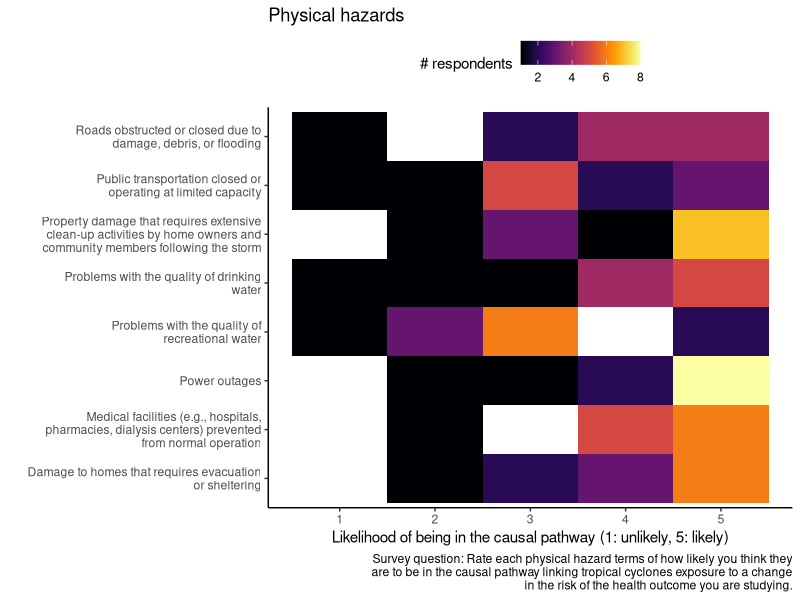

Write R code to recreate this figure. (Note: this script raises an error after producing the figure.)
## ---- chunk 1
library(tidyverse)
library(viridis)
survey <- read_csv("data/Survey for epidemiology workshop on assessing exposure to tropical cyclones.csv")

colnames(survey)

survey %>% 
  select(14:21) %>% 
  rename_all(~ str_replace(., "Listed below are several ways that the physical hazards of a tropical cyclone can impact the built environment and so increase risk of adverse health outcomes.  Please rank how likely you think each is as a factor in causal pathways for the health exposure\\(s\\) you are studying or planning to study. ", "")) %>% 
  rename_all(~ str_replace_all(., "[\\[\\]]", "")) %>% 
  mutate_all(~ str_replace_all(., "[a-zA-Z()]", "")) %>% 
  mutate_all(as.numeric) %>% 
  pivot_longer(cols = everything()) %>% 
  group_by(name, value) %>% 
  count() %>% 
  ungroup() %>% 
  ggplot(aes(x = value, 
             y = str_wrap(name, 40), 
             fill = n)) + 
  geom_tile() + 
  scale_fill_viridis(option = "B") + 
  labs(caption = str_wrap("Survey question: Rate each physical hazard terms of how likely you think they are to be in the causal pathway linking tropical cyclones exposure to a change in the risk of the health outcome you are studying."), 
       x = "Likelihood of being in the causal pathway (1: unlikely, 5: likely)", 
       title = "Physical hazards", 
       y = "", 
       fill = "# respondents") + 
  theme_classic() + 
  theme(legend.position = "top")


## ---- chunk 2
knitr::include_graphics("figures/2020_Atlantic_names.jpg")
## ---- chunk 3
knitr::include_graphics("figures/marco_laura.jpg")
## ---- chunk 4
knitr::include_graphics("figures/survey.png")
## ---- chunk 5
knitr::include_graphics("figures/birth_outcomes.png")
## ---- chunk 6
survey %>% 
  pull(3) %>%  
  paste(collapse = ";") %>% 
  paste(";Neurological outcomes") %>% # From a write-in answer
  str_split(pattern = ";") %>% 
  unlist() %>% 
  str_trim() %>% 
  as_tibble() %>% 
  filter(value != "Other") %>% # Wrote in Other answer above
  group_by(value) %>% 
  count() %>% 
  ggplot(aes(x = fct_reorder(value, n), y = n)) + 
  geom_col() +
  coord_flip() + 
  labs(x = "", y = "Number of survey respondents (of 12)\nstudying or hoping to study the outcome") + 
  ggtitle("Health outcomes of interest") + 
  theme_classic() +
  expand_limits(y = c(0, 12))
## ---- chunk 7
survey %>% 
  pull(5) %>% 
  paste(collapse = ";") %>% 
  str_split(pattern = ";") %>% 
  unlist() %>% 
  str_trim() %>% 
  as_tibble() %>% 
  group_by(value) %>% 
  count() %>%  
  ungroup() %>% 
  mutate(value = fct_recode(value, 
                            "Older adults" = "I am focusing on older adults (e.g., people 65 years or older)", 
                            "Pregnant women and/or babies in utero" = "I am focusing on women who are pregnant and/or babies in utero", 
                            "Children" = "I am focusing on children (e.g., people younger than 18 years)", 
                            "General population" = "I am studying or planning to study associations in the general population")) %>% 
  ggplot(aes(x = fct_reorder(value, n), y = n)) + 
  geom_col() +
  coord_flip() + 
  labs(x = "", y = "Number of survey respondents (of 12)\nstudying or hoping to study the population") + 
  ggtitle("Populations of interest") + 
  theme_classic() +
  expand_limits(y = c(0, 12))
## ---- chunk 8
survey %>% 
  select(7:12) %>% 
  rename_all(~ str_replace(., "Listed below are several physical hazards that a tropical cyclone can bring. Please rate each in terms of how likely you think they are to be in the causal pathway linking tropical cyclones exposure to a change in the risk of the health outcome you are studying.", "")) %>% 
  rename_all(~ str_replace_all(., "[\\[\\]]", "")) %>% 
  mutate_all(~ str_replace_all(., "[a-zA-Z()]", "")) %>% 
  mutate_all(as.numeric) %>% 
  pivot_longer(cols = everything()) %>% 
  group_by(name, value) %>% 
  count() %>% 
  ungroup() %>% 
  ggplot(aes(x = value, 
             y = name, 
             fill = n)) + 
  geom_tile() + 
  scale_fill_viridis(option = "B") + 
  labs(caption = str_wrap("Survey question: Rate each physical hazard terms of how likely you think they are to be in the causal pathway linking tropical cyclones exposure to a change in the risk of the health outcome you are studying."), 
       x = "Likelihood of being in the causal pathway (1: unlikely, 5: likely)", 
       title = "Physical hazards", 
       y = "", 
       fill = "# respondents") + 
  theme_classic() + 
  theme(legend.position = "top")
## ---- chunk 9
survey %>% 
  select(7:12) %>% 
  rename_all(~ str_replace(., "Listed below are several physical hazards that a tropical cyclone can bring. Please rate each in terms of how likely you think they are to be in the causal pathway linking tropical cyclones exposure to a change in the risk of the health outcome you are studying. ", "")) %>% 
  rename_all(~ str_replace_all(., "[\\[\\]]", "")) %>% 
  mutate_all(~ str_replace_all(., "[a-zA-Z()]", "")) %>% 
  mutate_all(str_trim) %>% 
  mutate_all(as.numeric) %>% 
  pivot_longer(cols = everything()) %>% 
  filter(!is.na(value)) %>% 
  group_by(name, value) %>% 
  count() %>% 
  ungroup() %>% 
  filter(value %in% 4:5) %>% 
  group_by(name) %>% 
  summarize(n = sum(n)) %>% 
  ggplot(aes(x = fct_reorder(str_wrap(name, 40), n), y = n)) + 
  geom_col() + 
  coord_flip() + 
  labs(x = "", 
       y = "# respondents (of 12) rating as likely (4 or 5 on scale of 1 to 5)\nin causal pathways for health outcome studied ", 
       title = "Built environment") + 
  theme_classic() +
  expand_limits(y = c(0, 12))
## ---- chunk 10
survey %>% 
  select(14:21) %>% 
  rename_all(~ str_replace(., "Listed below are several ways that the physical hazards of a tropical cyclone can impact the built environment and so increase risk of adverse health outcomes.  Please rank how likely you think each is as a factor in causal pathways for the health exposure\\(s\\) you are studying or planning to study. ", "")) %>% 
  rename_all(~ str_replace_all(., "[\\[\\]]", "")) %>% 
  mutate_all(~ str_replace_all(., "[a-zA-Z()]", "")) %>% 
  mutate_all(as.numeric) %>% 
  pivot_longer(cols = everything()) %>% 
  group_by(name, value) %>% 
  count() %>% 
  ungroup() %>% 
  filter(value %in% 4:5) %>% 
  group_by(name) %>% 
  summarize(n = sum(n)) %>% 
  ggplot(aes(x = fct_reorder(str_wrap(name, 40), n), y = n)) + 
  geom_col() + 
  coord_flip() + 
  labs(x = "", 
       y = "# respondents (of 12) rating as likely (4 or 5 on scale of 1 to 5)\nin causal pathways for health outcome studied ", 
       title = "Built environment") + 
  theme_classic() + 
  scale_y_continuous(breaks = c(0, 3, 6, 9, 12))
